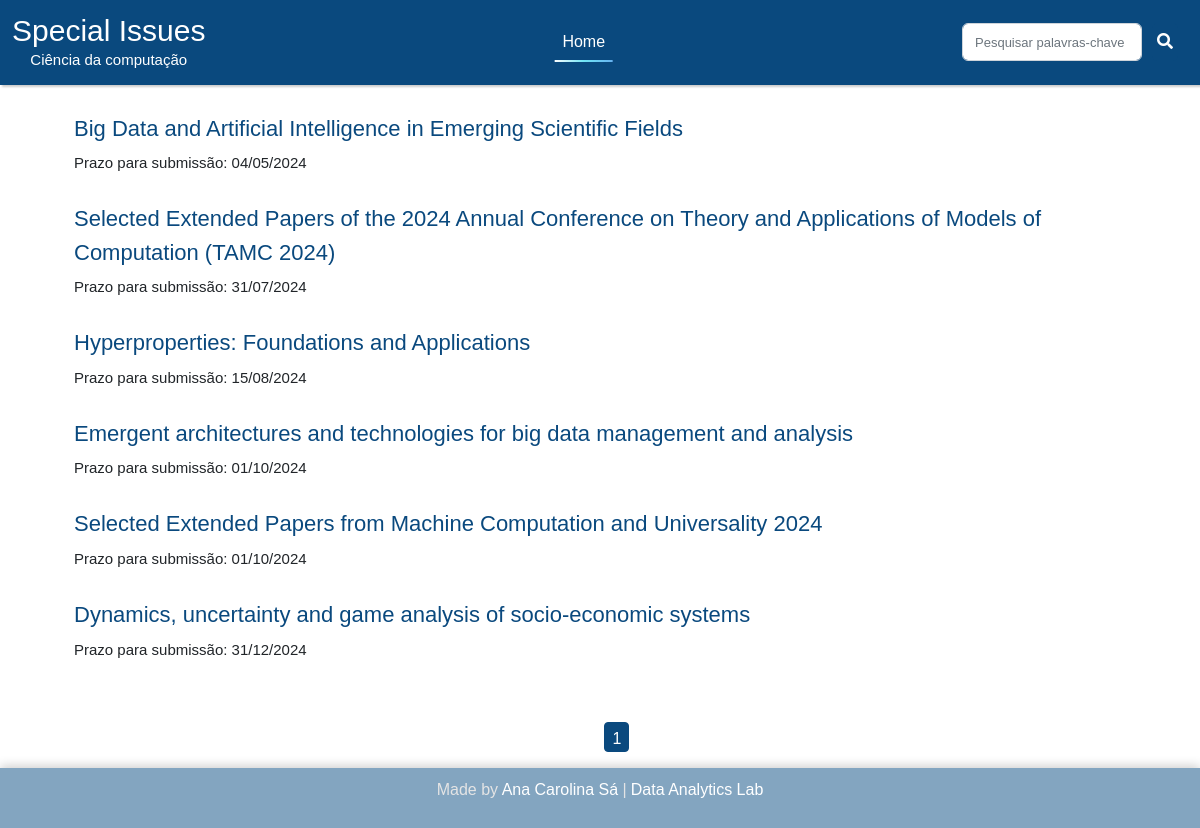
The page / on the database its author committed.
### website/adm/models.py (models this page shows)
class SPI(db.Model):
    id = db.Column(db.Integer, primary_key=True)
    editora = db.Column(db.String, unique=False, nullable=False)
    revista = db.Column(db.String, unique=False, nullable=False)
    titulo = db.Column(db.String, unique=False, nullable=False)
    link = db.Column(db.String, unique=True, nullable=False)
    prazo = db.Column(db.Date, unique=False, nullable=False)
    datanot = db.Column(db.Date, unique=False, nullable=False)
    detalhes = db.Column(db.String, unique=False, nullable=False)

### website/users/users_rotas.py (the view)
@app.route('/')
def home():
    per_page = 10
    page = request.args.get('page', type=int, default=1)
    specialissues = SPI.query.order_by(SPI.prazo.asc()).paginate(page=page, per_page=per_page)
    return render_template('users/users_home.html', title='Home para Usuários', specialissues=specialissues)

### website/templates/users/users_home.html
{% extends 'layout.html' %}
{% block content %}
{% include 'users/users_navbar.html' %}
<link rel="stylesheet" type="text/css" href="{{ url_for('static', filename='css/home.css') }}">
<div class="container">
    <ul>
        {% for spi in specialissues.items %}
        <li class="special-issue">
            <h3><a href="/detalhes/{{ spi.id }}">{{ spi.titulo }}</a></h3>
            <p class="date">Prazo para submissão: {{ spi.prazo.strftime('%d/%m/%Y') }}</p>
        </li>
        {% endfor %}
        <div class="col">
            {% for page_num in specialissues.iter_pages() %}
            {% if page_num%}
            {% if specialissues.page == page_num %}
            <a href="{{url_for('home', page=page_num)}}" class="btn btn-primary btn-sm">{{page_num}}</a>
            {% else %}
            <a href="{{url_for('home', page=page_num)}}" class="btn btn-outline-primary btn-sm">{{page_num}}</a>
            {% endif %}
            {% else %}
            ...
            {% endif %}
            {% endfor %}</div>
    </ul>
</div>
{% include 'footer.html' %}
{% endblock content %}

### website/static/css/styles_nav.css (style rules this page uses)
* { font-family: 'Aileron', sans-serif; }

### website/static/css/home.css (style rules this page uses)
.container ul { list-style-type: none; }
.container a { color: #0a497e; font-size:22px; margin-top: 50px; text-decoration: none; }
.container p { display: inline; margin-right: 10px; font-size: 15px; }
.container .special-issue { margin-bottom: 10px; display: block; margin-top: 25px; }
.col { text-align: center; }
.container .col a.btn-primary { background-color: #0a497e; border-color: #0a497e; color: white; transition: 0.2s; text-decoration: none; width: 25px; height: 30px; font-size: medium; }

### rows shown on the page
SPI: titulo "Big Data and Artificial Intelligence in Emerging Scientific Fields", prazo "04/05/2024"
SPI: titulo "Selected Extended Papers of the 2024 Annual Conference on Theory and Applications of Models of Computation (TAMC 2024)", prazo "31/07/2024"
SPI: titulo "Hyperproperties: Foundations and Applications", prazo "15/08/2024"
SPI: titulo "Emergent architectures and technologies for big data management and analysis", prazo "01/10/2024"
SPI: titulo "Selected Extended Papers from Machine Computation and Universality 2024", prazo "01/10/2024"
SPI: titulo "Dynamics, uncertainty and game analysis of socio-economic systems", prazo "31/12/2024"

### other values the page prints
{{ page_num }} "1"
